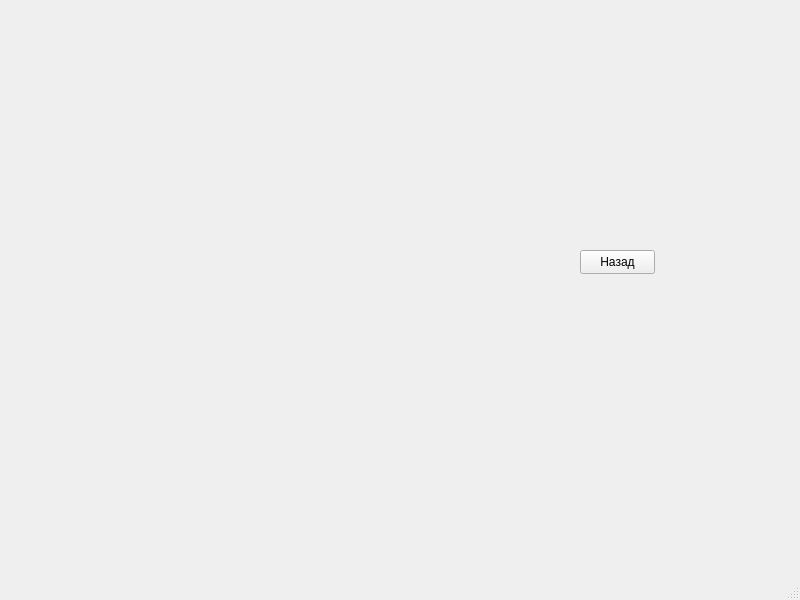
<?xml version="1.0" encoding="UTF-8"?>
<ui version="4.0">
 <class>MainWindow</class>
 <widget class="QMainWindow" name="MainWindow">
  <property name="geometry">
   <rect>
    <x>0</x>
    <y>0</y>
    <width>800</width>
    <height>600</height>
   </rect>
  </property>
  <property name="windowTitle">
   <string>MainWindow</string>
  </property>
  <widget class="QWidget" name="centralwidget">
   <widget class="QPushButton" name="quitButton">
    <property name="geometry">
     <rect>
      <x>580</x>
      <y>250</y>
      <width>75</width>
      <height>24</height>
     </rect>
    </property>
    <property name="text">
     <string>Назад</string>
    </property>
   </widget>
  </widget>
  <widget class="QMenuBar" name="menubar">
   <property name="geometry">
    <rect>
     <x>0</x>
     <y>0</y>
     <width>800</width>
     <height>22</height>
    </rect>
   </property>
  </widget>
  <widget class="QStatusBar" name="statusbar"/>
 </widget>
 <resources/>
 <connections/>
</ui>
